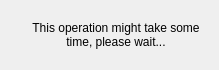
<?xml version="1.0" encoding="UTF-8"?>
<ui version="4.0">
 <class>dlg_wait</class>
 <widget class="QDialog" name="dlg_wait">
  <property name="geometry">
   <rect>
    <x>0</x>
    <y>0</y>
    <width>219</width>
    <height>70</height>
   </rect>
  </property>
  <property name="windowTitle">
   <string>Please wait...</string>
  </property>
  <layout class="QHBoxLayout">
   <item>
    <widget class="QLabel" name="pixmapLabel2">
     <property name="sizePolicy">
      <sizepolicy hsizetype="Fixed" vsizetype="Fixed">
       <horstretch>0</horstretch>
       <verstretch>0</verstretch>
      </sizepolicy>
     </property>
     <property name="frameShape">
      <enum>QFrame::NoFrame</enum>
     </property>
     <property name="frameShadow">
      <enum>QFrame::Plain</enum>
     </property>
     <property name="pixmap">
      <pixmap>image0</pixmap>
     </property>
     <property name="scaledContents">
      <bool>true</bool>
     </property>
     <property name="wordWrap">
      <bool>false</bool>
     </property>
    </widget>
   </item>
   <item>
    <widget class="QLabel" name="textLabel1">
     <property name="text">
      <string>&lt;p align=&quot;center&quot;&gt;This operation might take some time, 
please wait...&lt;/p&gt;</string>
     </property>
     <property name="alignment">
      <set>Qt::AlignCenter</set>
     </property>
     <property name="wordWrap">
      <bool>true</bool>
     </property>
    </widget>
   </item>
  </layout>
 </widget>
 <layoutdefault spacing="6" margin="11"/>
 <resources/>
 <connections/>
</ui>
